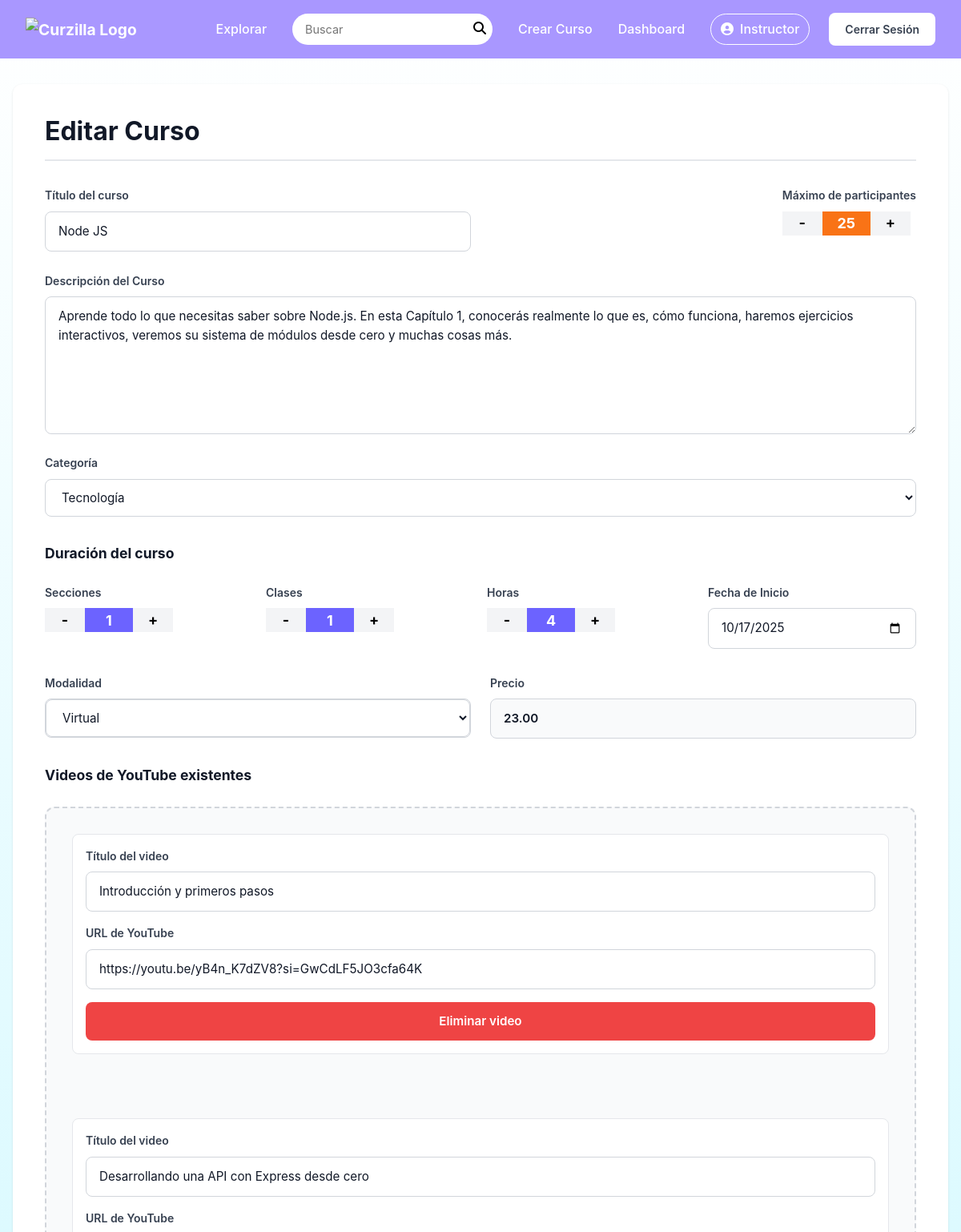
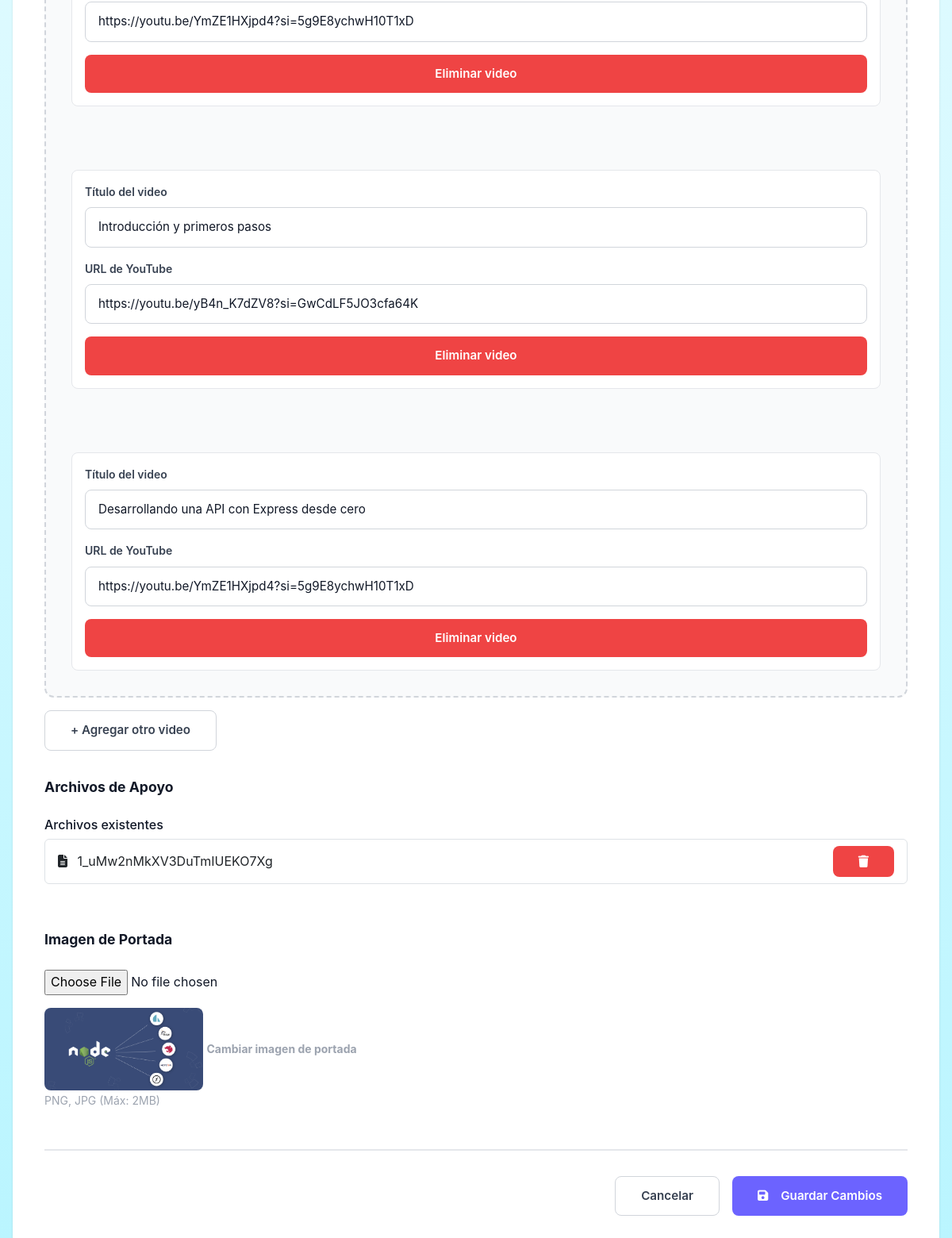
Page /views/courses/editarCurso.php?id=12 (signed in) on the committed database (2 pictures, top to bottom).
### tables this page shows
CREATE TABLE `cursos` (
  `id_curso` int(11) NOT NULL,
  `id_instructor` int(11) NOT NULL,
  `titulo` varchar(150) NOT NULL,
  `slug` varchar(170) NOT NULL,
  `portada` varchar(255) DEFAULT NULL,
  `descripcion` text NOT NULL,
  `duracion` varchar(50) DEFAULT NULL,
  `modalidad` enum('PRESENCIAL','VIRTUAL','HIBRIDA') NOT NULL DEFAULT 'VIRTUAL',
  `precio` decimal(10,2) NOT NULL DEFAULT 0.00,
  `fecha_inicio` date DEFAULT NULL,
  `cupos` int(11) NOT NULL DEFAULT 0,
  `estado` enum('BORRADOR','PENDIENTE','PUBLICADO','ARCHIVADO') NOT NULL DEFAULT 'BORRADOR',
  `creado_en` datetime NOT NULL DEFAULT current_timestamp(),
  `actualizado_en` datetime NOT NULL DEFAULT current_timestamp(),
  `id_categoria` int(11) DEFAULT NULL
);

CREATE TABLE `categorias` (
  `id_categoria` int(11) NOT NULL,
  `nombre` varchar(80) NOT NULL,
  `slug` varchar(100) NOT NULL
);

CREATE TABLE `materiales` (
  `id_material` int(11) NOT NULL,
  `id_curso` int(11) NOT NULL,
  `id_usuario` int(11) NOT NULL,
  `titulo` varchar(150) NOT NULL,
  `ruta_archivo` varchar(255) NOT NULL,
  `creado_en` datetime NOT NULL DEFAULT current_timestamp()
);

### models/Curso.php (called while the page is built, shortened)
<?php
class Curso {
    private $pdo;
    public function __construct($pdo) {
        $this->pdo = $pdo;
    }
    public function obtenerPorId($idCurso) {
        $sql = "SELECT * FROM cursos WHERE id_curso = :id_curso";
        $stmt = $this->pdo->prepare($sql);
        $stmt->execute([':id_curso' => $idCurso]);
        return $stmt->fetch(PDO::FETCH_ASSOC);
    }
}
?>

### models/Categoria.php (called while the page is built, shortened)
<?php
class Categoria {
    private $pdo;
    public function __construct($pdo) {
        $this->pdo = $pdo;
    }
    public function obtenerTodas() {
        $sql = "SELECT * FROM categorias ORDER BY nombre ASC";
        $stmt = $this->pdo->query($sql);
        return $stmt->fetchAll(PDO::FETCH_ASSOC);
    }
}

### models/Material.php (called while the page is built, shortened)
<?php
class Material {
    private $pdo;
    public function __construct($pdo) {
        $this->pdo = $pdo;
    }
    public function obtenerPorCurso($idCurso) {
        $sql = "SELECT m.*, u.nombre_completo as subido_por
                FROM materiales m
                INNER JOIN usuarios u ON m.id_usuario = u.id_usuario
                WHERE m.id_curso = :id_curso
                ORDER BY m.creado_en ASC";
        $stmt = $this->pdo->prepare($sql);
        $stmt->execute([':id_curso' => $idCurso]);
        return $stmt->fetchAll(PDO::FETCH_ASSOC);
    }
    public function obtenerPorTipo($idCurso, $tipo = 'video') {
        $sql = "SELECT m.*, u.nombre_completo as subido_por
                FROM materiales m
                INNER JOIN usuarios u ON m.id_usuario = u.id_usuario
                WHERE m.id_curso = :id_curso";
        if ($tipo === 'video') {
            $sql .= " AND (m.ruta_archivo LIKE '%youtube.com%' OR m.ruta_archivo LIKE '%youtu.be%')";
        } else {
            $sql .= " AND m.ruta_archivo NOT LIKE '%youtube.com%' AND m.ruta_archivo NOT LIKE '%youtu.be%'";
        }
        $sql .= " ORDER BY m.creado_en ASC";
        $stmt = $this->pdo->prepare($sql);
        $stmt->execute([':id_curso' => $idCurso]);
        return $stmt->fetchAll(PDO::FETCH_ASSOC);
    }
}

### views/courses/editarCurso.php (the view, shortened to what this page needs)
<?php
require_once __DIR__ . '/../../config/database.php';
require_once __DIR__ . '/../../models/Categoria.php';
require_once __DIR__ . '/../../models/Curso.php';
require_once __DIR__ . '/../../models/Material.php';
$pdo = Database::getInstance();
$categoriaModel = new Categoria($pdo);
$cursoModel = new Curso($pdo);
$materialModel = new Material($pdo);
$categorias = $categoriaModel->obtenerTodas();
$curso = $cursoModel->obtenerPorId($_GET['id']);
$materiales = $materialModel->obtenerPorCurso($_GET['id']);
$videos = $materialModel->obtenerPorTipo($_GET['id'], 'video');
$archivos = $materialModel->obtenerPorTipo($_GET['id'], 'archivo');
$duracion_parts = [
    'secciones' => 0,
    'clases' => 0,
    'horas' => 0,
];
if (!empty($curso['duracion'])) {
    preg_match('/(\d+)\s*secci(o|ó)n(es)?/', $curso['duracion'], $matches_secciones);
    preg_match('/(\d+)\s*clase(s)?/', $curso['duracion'], $matches_clases);
    preg_match('/(\d+)\s*hora(s)?/', $curso['duracion'], $matches_horas);
    $duracion_parts['secciones'] = isset($matches_secciones[1]) ? (int)$matches_secciones[1] : 0;
    $duracion_parts['clases'] = isset($matches_clases[1]) ? (int)$matches_clases[1] : 0;
    $duracion_parts['horas'] = isset($matches_horas[1]) ? (int)$matches_horas[1] : 0;
}
?>
<main class="curzilla-main-content">
    <section class="curzilla-container">
        <h1 class="curzilla-page-title">Editar Curso</h1>
        <form class="curzilla-course-form" method="POST" action="/portal_cursos/controllers/CursoController.php?action=actualizar" enctype="multipart/form-data" id="form-editar-curso">
            <fieldset>
                <div class="curzilla-form-row">
                    <div class="curzilla-form-group">
                        <label for="course-title">Título del curso</label>
                        <input type="text" id="course-title" name="titulo" class="curzilla-form-input" required value="<?= htmlspecialchars($curso['titulo']) ?>">
                    </div>
                    <div class="curzilla-form-group" id="participants-group">
                        <label for="max-participants">Máximo de participantes</label>
                        <div class="curzilla-counter-input">
                            <button type="button" class="curzilla-counter-btn" data-action="decrease" data-target="max-participants">-</button>
                            <input type="number" id="max-participants" name="cupos" value="<?= htmlspecialchars($curso['cupos']) ?>" min="0" class="curzilla-counter-value" required>
                            <button type="button" class="curzilla-counter-btn" data-action="increase" data-target="max-participants">+</button>
                        </div>
                    </div>
                </div>
                <br>
                <div class="curzilla-form-group">
                    <label for="course-description">Descripción del Curso</label>
                    <textarea id="course-description" name="descripcion" class="curzilla-form-textarea" rows="6" required><?= htmlspecialchars($curso['descripcion']) ?></textarea>
                </div>
                <br>
                <div class="curzilla-form-group">
                    <label for="categorias">Categoría</label>
                    <select id="categorias" name="categorias[]" class="curzilla-form-select" required>
                        <?php foreach ($categorias as $categoria): ?>
                            <option value="<?= $categoria['id_categoria'] ?>" <?= ($curso['id_categoria'] == $categoria['id_categoria']) ? 'selected' : '' ?>>
                                <?= htmlspecialchars($categoria['nombre']) ?>
                            </option>
                        <?php endforeach; ?>
                    </select>
                </div>
            </fieldset>
            <fieldset class="curzilla-duration-section">
                <legend class="curzilla-section-title">
                    Duración del curso
                </legend>
                <div class="curzilla-duration-controls">
                    <div class="curzilla-form-group">
                        <label for="sections">Secciones</label>
                        <div class="curzilla-counter-input">
                            <button type="button" class="curzilla-counter-btn" data-action="decrease" data-target="sections">-</button>
                            <input type="number" id="sections" name="secciones" value="<?= htmlspecialchars($duracion_parts['secciones']) ?>" min="0" class="curzilla-counter-value curzilla-purple">
                            <button type="button" class="curzilla-counter-btn" data-action="increase" data-target="sections">+</button>
                        </div>
                    </div>
                    <div class="curzilla-form-group">
                        <label for="classes">Clases</label>
                        <div class="curzilla-counter-input">
                            <button type="button" class="curzilla-counter-btn" data-action="decrease" data-target="classes">-</button>
                            <input type="number" id="classes" name="clases" value="<?= htmlspecialchars($duracion_parts['clases']) ?>" min="0" class="curzilla-counter-value curzilla-purple">
                            <button type="button" class="curzilla-counter-btn" data-action="increase" data-target="classes">+</button>
                        </div>
                    </div>
                    <div class="curzilla-form-group">
                        <label for="hours">Horas</label>
                        <div class="curzilla-counter-input">
                            <button type="button" class="curzilla-counter-btn" data-action="decrease" data-target="hours">-</button>
                            <input type="number" id="hours" name="horas" value="<?= htmlspecialchars($duracion_parts['horas']) ?>" min="0" class="curzilla-counter-value curzilla-purple">
                            <button type="button" class="curzilla-counter-btn" data-action="increase" data-target="hours">+</button>
                        </div>
                    </div>
                    <div class="curzilla-form-group">
                        <label for="fecha-inicio">Fecha de Inicio</label>
                        <input type="date" id="fecha-inicio" name="fecha_inicio" class="curzilla-form-input" value="<?= htmlspecialchars($curso['fecha_inicio']) ?>">
                    </div>
                </div>
            </fieldset>
            <fieldset>
                <div class="curzilla-form-row">
                    <div class="curzilla-form-group">
                        <label for="modality">Modalidad</label>
                        <div class="curzilla-select-container">
                            <select id="modality" name="modalidad" class="curzilla-form-select" required>
                                <option value="VIRTUAL" <?= ($curso['modalidad'] == 'VIRTUAL') ? 'selected' : '' ?>>Virtual</option>
                            </select>
                        </div>
                    </div>
                    <div class="curzilla-form-group">
                        <label for="price">Precio</label>
                        <input type="number" id="price" name="precio" placeholder="0.00" step="0.01" min="0" class="curzilla-form-input curzilla-price-input" required value="<?= htmlspecialchars($curso['precio']) ?>">
                    </div>
                </div>
            </fieldset>
            <fieldset>
                <legend class="curzilla-section-title">Videos de YouTube existentes</legend>
                <div id="videos-container" class="curzilla-upload-section">
                    <?php foreach ($videos as $index => $video): ?>
                    <div class="video-item">
                        <div class="curzilla-form-group">
                            <label>Título del video</label>
                            <input type="text" name="videos[<?= $index ?>][titulo]" class="curzilla-form-input" value="<?= htmlspecialchars($video['titulo']) ?>">
                        </div>
                        <div class="curzilla-form-group">
                            <label>URL de YouTube</label>
                            <input type="url" name="videos[<?= $index ?>][url]" class="curzilla-form-input" value="<?= htmlspecialchars($video['ruta_archivo']) ?>">
                        </div>
                        <button type="button" class="curzilla-btn curzilla-btn-danger btn-remove-video">Eliminar video</button>
                    </div>
                    <?php endforeach; ?>
                </div>
                <button type="button" class="curzilla-btn curzilla-btn-secondary" id="btn-add-video">+ Agregar otro video</button>
            </fieldset>
            <fieldset>
                <legend class="curzilla-section-title">Archivos de Apoyo</legend>
                <div class="curzilla-material-list mb-4">
                    <h6 class="curzilla-subsection-title">Archivos existentes</h6>
                    <?php if (empty($archivos)): ?>
                        <p class="text-muted">No hay archivos de apoyo para este curso.</p>
                    <?php else: ?>
                        <ul id="archivos-existentes" class="list-group">
                            <?php foreach ($archivos as $material): ?>
                            <li class="list-group-item d-flex justify-content-between align-items-center archivo-existente">
                                <div>
                                    <i class="fa-solid fa-file-alt me-2"></i>
                                    <?= htmlspecialchars($material['titulo']) ?>
                                </div>
                                <button type="button" class="curzilla-btn curzilla-btn-danger btn-sm btn-remove-material" data-id="<?= htmlspecialchars($material['id_material']) ?>">
                                    <i class="fa-solid fa-trash"></i>
                                </button>
                            </li>
                            <?php endforeach; ?>
                        </ul>
                    <?php endif; ?>
                </div>
            </fieldset>
            <fieldset>
                <legend class="curzilla-section-title">Imagen de Portada</legend>
                <div class="curzilla-upload-area">
                    <input type="file" id="portada" name="portada" accept=".png,.jpg,.jpeg" class="curzilla-file-input">
                    <label for="portada" class="curzilla-upload-label">
                        <?php if (!empty($curso['portada'])): ?>
                            <img src="<?= htmlspecialchars($curso['portada']) ?>" alt="Portada actual" class="curzilla-image-preview" id="preview-portada-img" style="max-width: 200px; max-height: 120px; object-fit: cover; border-radius: 8px;">
                        <?php else: ?>
                            <i class="fa-solid fa-image curzilla-upload-icon"></i>
                        <?php endif; ?>
                        <span class="curzilla-upload-text"><strong>Cambiar imagen de portada</strong><br>PNG, JPG (Máx: 2MB)</span>
                    </label>
                </div>
            </fieldset>
            <footer class="curzilla-form-actions">
                <a href="/portal_cursos/public/instructor_router.php?action=dashboard" class="curzilla-btn curzilla-btn-secondary">Cancelar</a>
                <button type="submit" class="curzilla-btn curzilla-btn-primary">
                    <i class="fa-solid fa-save me-2"></i>Guardar Cambios
                </button>
            </footer>
        </form>
    </section>
</main>
<?php
include __DIR__ . '/../layouts/layout.php';
?>

### public/assets/css/styles.css (style rules this page uses)
* { margin: 0; padding: 0; box-sizing: border-box; }
a { text-decoration: none; color: inherit; }
body { font-family: -apple-system, BlinkMacSystemFont, 'Segoe UI', Roboto, sans-serif; background: linear-gradient(180deg, #ffffff 0%, #b9f5ff 100%); min-height: 100vh; color: #1f2937; }
.curzilla-container { max-width: 1200px; margin: 0 auto; padding: 0 2rem; }

### rows in the picture
cursos: titulo "Node JS", cupos "25", descripcion "Aprende todo lo que necesitas saber sobre Node.js. En esta Capítulo 1, conocerás realmente lo que es, cómo funciona, haremos ejercicios interactivos, veremos su sistema de módulos desde cero y muchas cosas más.", id_categoria.nombre "Tecnología", fecha_inicio "10/17/2025", modalidad "Virtual", precio "23.00", portada (picture)
materiales: titulo "Introducción y primeros pasos", ruta_archivo "https://youtu.be/yB4n_K7dZV8?si=GwCdLF5JO3cfa64K"
materiales: titulo "Desarrollando una API con Express desde cero", ruta_archivo "https://youtu.be/YmZE1HXjpd4?si=5g9E8ychwH10T1xD"
materiales: titulo "Introducción y primeros pasos", ruta_archivo "https://youtu.be/yB4n_K7dZV8?si=GwCdLF5JO3cfa64K"
materiales: titulo "Desarrollando una API con Express desde cero", ruta_archivo "https://youtu.be/YmZE1HXjpd4?si=5g9E8ychwH10T1xD"
materiales: titulo "1_uMw2nMkXV3DuTmIUEKO7Xg"

### other values in the picture
$_SESSION['user_nombre'] "Instructor"
